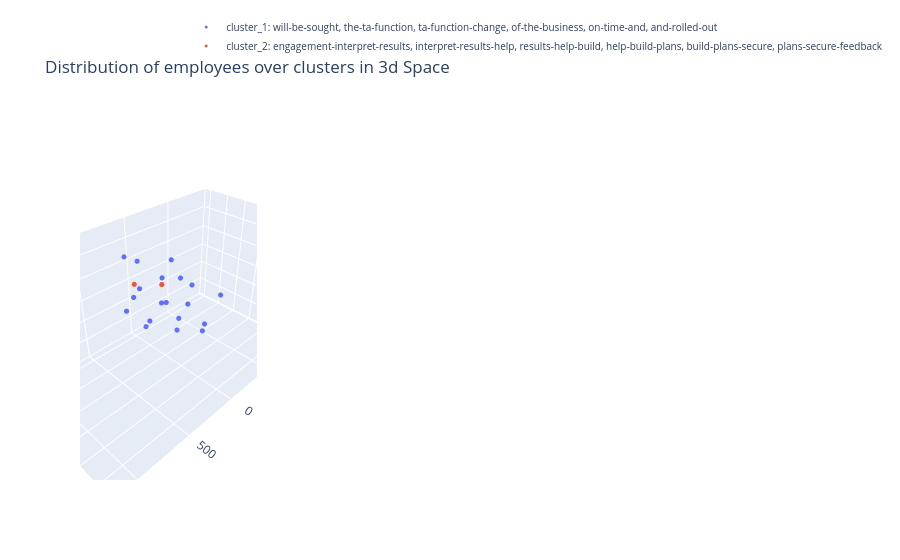

This figure's notebook cell:
### Code cell
fig = go.Figure()
for i , cl in enumerate(range(k)):
    
    cluster_df = averaged_employee_features[averaged_employee_features.cluster==cl]

    #plot all the employees belonging to a cluster using a new trace. 
    features = np.stack(cluster_df['feature_vector_3d'].to_numpy())
    
    employee_titles = []
    # constructing hover text (all objectives belonging to that employee) 
    for emp in cluster_df.index.values:
        
        emp_indices = employee_objective_indices[emp]
        employee_title = '. '.join([objective for objective in np_sentences[emp_indices]])
    
        employee_titles.append(emp + ': ' + employee_title)


    fig.add_trace(go.Scatter3d(
      x=features[:, 0],
      y=features[:, 1],
      z=features[:, 2],
      mode='markers',
      showlegend=True,
      text = employee_titles,
      marker=dict(size=3, color=i),
      name="cluster_"+str(cl+1) +": " + cluster_titles[cl]
    ))

fig.update_layout(title='Distribution of employees over clusters in 3d Space', legend=dict(
        x=0.6,
        y=1.4,
        traceorder='normal',
        font=dict(
            size=10)))
fig.show()

### Figure 1 — Plotly figure (JSON) as saved in the notebook; plotly's stock layout.template omitted (floating-point values rounded to 4 significant figures)
{"data": [{"marker": {"color": 0, "size": 3}, "mode": "markers", "name": "cluster_1: will-be-sought, the-ta-function, ta-function-change, of-the-business, on-time-and, and-rolled-out", "showlegend": true, "text": ["*100002: employee central project to be delivered with defined scope on time and in budget timely completion of milestones as per the defined project roadmap. employee central project to be delivered with defined scope on time and in budget timely completion of milestones as per the defined project roadmap. employee central project to be delivered with defined scope on time and in budget timely completion of milestones as per the defined project roadmap", "*100056: people organisational development support actively as a sparring partner the hrbp and ensure professional representation in their absence drive forward digitization in my areas of responsibility and support where necessary valuable cooperation in the implementation of projects such as fel", "*100076: set up mgf kuhnert people dashboard development of a people dashboard 1 0 continuous update of dashboard on a quarterly basis incorporate upcoming feedback from m kuhnert cfo office observe further developments in visier and corporate people dashboard to continuously extend enhance mgf kuhnert people dashboard", "*100066: business support to life science and biopharma business units positions filled onboarding offboarding events organized centralized hr deadlines are met on time and in good quality no escalation issues from the relevant managers of the area", "*100062: ensure delivery of an efficient and compliant recruitment service 1 time to fill and time to offer reduction of 5 tto 75 ttf 81 2 individual to fully comply with ats and job posting processes and guidelines including cross border hire requirements quality attractiveness and accuracy of job postings use of the merck term in job ads use of hashtags in linked in posts. talent consultancy regular feedback will be sought from hiring managers and hrbps on quality of briefing meetings knowledge of the business provision of market intelligence responsiveness and proactivity towards all customers and candidates involvement interview process and quality of feedback given on candidates", "*100058: developmental activities 5. 4 support m a and other unplanned projects 15", "*100001: deliver the ta function change programme 1 ensure team personal increase in the value of direct sourcing of 5 target saving 2019 is of 330 000 for a full year presence and with same reqs volume as in 2018 2 country region business based ta strategy developed and implemented based on business priority focus 3 fully implement technology roll outs 4 lead participate in specific global regional and or local ta projects including hogan assessment roll out data driven hiring vie. deliver the ta function change programme 1 ensure team personal increase in the value of direct sourcing of 5 target saving 2019 is of 330 000 for a full year presence and with same reqs volume as in 2018 2 country region business based ta strategy developed and implemented based on business priority focus 3 fully implement technology roll outs 4 lead participate in specific global regional and or local ta projects including hogan assessment roll out data driven hiring vie. deliver the ta function change programme 1 ensure team personal increase in the value of direct sourcing of 5 target saving 2019 is of 330 000 for a full year presence and with same reqs volume as in 2018 2 country region business based ta strategy developed and implemented based on business priority focus 3 fully implement technology roll outs 4 lead participate in specific global regional and or local ta projects including hogan assessment roll out data driven hiring vie. ensure delivery of an efficient and compliant recruitment service 1 time to fill and time to offer reduction of 5 tto 88 ttf 96 2 team individual to fully comply with ats and job posting processes and guidelines including cross border hire requirements quality attractiveness and accuracy of job postings use of the merck term in job ads use of hashtags in linked in posts. ensure delivery of an efficient and compliant recruitment service 1 time to fill and time to offer reduction of 5 tto 88 ttf 96 2 team individual to fully comply with ats and job posting processes and guidelines including cross border hire requirements quality attractiveness and accuracy of job postings use of the merck term in job ads use of hashtags in linked in posts. ensure delivery of an efficient and compliant recruitment service 1 time to fill and time to offer reduction of 5 tto 88 ttf 96 2 team individual to fully comply with ats and job posting processes and guidelines including cross border hire requirements quality attractiveness and accuracy of job postings use of the merck term in job ads use of hashtags in linked in posts. contribution to the talent acquisition strategy evidence will be sought to show that each team member has been proactive in identifying opportunities for improvement in their own area and across the function understood the strategy shared it and publicized successes with their teams peers and stakeholders support the roll out of global projects including new technology candidate experience and d i initiatives been collaborative within the team providing assistance to colleagues where need. contribution to the talent acquisition strategy evidence will be sought to show that each team member has been proactive in identifying opportunities for improvement in their own area and across the function understood the strategy shared it and publicized successes with their teams peers and stakeholders support the roll out of global projects including new technology candidate experience and d i initiatives been collaborative within the team providing assistance to colleagues where need. contribution to the talent acquisition strategy evidence will be sought to show that each team member has been proactive in identifying opportunities for improvement in their own area and across the function understood the strategy shared it and publicized successes with their teams peers and stakeholders support the roll out of global projects including new technology candidate experience and d i initiatives been collaborative within the team providing assistance to colleagues where need. talent consultancy regular feedback will be sought from hiring managers and hrbps on quality of briefing meetings knowledge of the business provision of market intelligence responsiveness and proactivity towards all customers and candidates involvement interview process and quality of feedback given on candidates. talent consultancy regular feedback will be sought from hiring managers and hrbps on quality of briefing meetings knowledge of the business provision of market intelligence responsiveness and proactivity towards all customers and candidates involvement interview process and quality of feedback given on candidates", "*100059: employee central global template project support global template is designed and tested on time and rolled out to market rewards to support localization guidance and support provided to market team members during localization solution driving standardization and simplification specifically for key compensation components such as salary structure bonus guidelines and mrp is defined and rolled out to all countries further support other initiatives outside of ec to further drive standardization in broader context of total rewards support key interfaces integration between ec and pay factors hr suite etc support retro fit activities to ensure successful crc transition manager self service workflows established to support business while meeting total reward policies and complying with local market regulations provides improved transparency of comp data to managers and employees. partner with total rewards program office to support total reward global process survey data is updated timeline in pay factors benchmark tool mrp report is generated based on updated data and provided to markets for review and update to ensure mrp upload to p40 in time for crc oversee the individual mrp override process salary structures and bonus guidelines are loaded into p40 hr suite in time for crc", "*100074: deliver the ta function change program 1 further development and implementation of a regional based talent sourcing strategy for critical countries business sectors as well as business critical positions clusters 2 build up talent pipeline for identified business critical positions and agree with business on key deliverables 3 effective management on candidate engagement for those who are pipelined in the talent pool 4 fully support the technology roll out 5 be proactive in utilizing technology for candidate engagement employer branding promotion", "*100067: ta function change programme launch the crm in q1 and roll it out to all recruiters by eoy ensure sops and traing materials are in place and a network of super users appointed deliver candidate experience workshops and from those define strategy to enhance candidate experience across technology employer branding recruiting and sourcing adapt structure in line with any outcomes from the ppr review eb and sourcing activity and make proposals by end of q2 to ensure activity is aligned with most strategically important areas of the business ensure leadership behaviours are incorporated into eb activity. recruiting process ownership ensure mbs team managing the rpo is fully aware of all changes in the recruiting process technology and has the support need to communicate these to the rpo act as voice of customer in the event the business has complaints about the rpo service raise issues constructively with mbs whilst defending the rpo model to the business raise constructively with mbs any issues of rpo non compliance with the recruiting process", "*100069: collective bargaing agreement deliver on achieve all initiatives with positive outcome value add to the business. collective bargaing agreement deliver on achieve all initiatives with positive outcome value add to the business", "*100068: talent consultancy regular feedback will be sought from hiring managers and hrbps on quality of briefing meetings knowledge of the business provision of market intelligence responsiveness and proactivity towards all customers and candidates involvement interview process and quality of feedback given on candidates active involvement interview scheduling as contribution to improve candidate experience. contribution to the ongoing evolution of the ta function evidence of collaboration and teamwork proactivity in identifying opportunities for improvement especially relating to candidate experience active sourcing use of recruitment marketing a focus on self development", "*100071: contribute to pharma business straregy in people leadership o development plan in the system for all organization with focus on key critical roles 95 of all dps are in place o conduct external compensation benchmark standardize role title for ff with recommendation by q32019 o implement at least 2 high impact solution to address focus areas of ees sustain ees by end 2019 o support pharma gm to further foster trust and transparency o ensure talent readiness and ensure succession plan in place for critical roles o roll out leadership traing coaching and support for direct reports and high potentials where need 360 mrf completed for all direct reports and link to development plans", "*100057: cpi compliance support team fully supports the cpi project 1 active filling of internal candidate pipeline 2 all 80 fit candidates are presented recommended to hiring managers 3 cases where managers reject 80 fit candidates are documented and escalated as appropriate 4 fulfil all reporting requirements associated with cpi 5 achieve a reduction in the external hiring ratio", "*100077: business partnering active contribution to lt meetings a full member of gd l and gbm lts participation in site business reviews full partnership with business leaders to drive people topics and strategies lead hrbp network within gbm gd l", "*100070: first assignment hrbp pm 1 project management for corobi planning the communication strategy ensuring that the chatbot works organizing rooms critical review of tu work to align this with plans of merck 2 support sandra schmicking for bright future", "*100063: hr operations 1 contemplating offer benefit proposals liaise with hiring manager hrbp 2 exit process management end of service benefit computation documentation 3 local hr system management updates on the hits local system ensure update of non financial amendments for employees such as role level changes internal transfers title changes and reporting lines ongoing audit of system setup processes and liaise with hits team to administer changes as and when required 4 ensure monthly payroll notes liaise with c b 5 hr governance ensure hr operations are in line with internal procdures and policy guidelines guide hiring managers to make decisions in line with sops practices and company approval procedures operational excellence through structured planning strengthen hr processes liaise with colleagues in the team", "*100060: financials meeting expectations in terms of time quality meeting financial plan. integration support all project deliverables managed well in time and budget with positive feedback from all stakeholders involved", "*100075: handover po onboarding sm function handover fully done onboarding finalized", "*100000: leadership strategy support key projects initiatives support inspirational leadership initiatives identified throughout the year establish continue rapport strengthen relationship with any coe supporting initiatives for your respective areas support employee central when it is introduced and rolled out support drive efforts to deliver inclusion traing. leadership strategy support key projects initiatives support inspirational leadership initiatives identified throughout the year establish continue rapport strengthen relationship with any coe supporting initiatives for your respective areas support employee central when it is introduced and rolled out support drive efforts to deliver inclusion traing. talent refresh biologics key talent list and succession planning to l5 support kpis and visibility to advancing women in leadership support diversity and inclusion if appropriate within your area continue to progress biologics talent development initiative focused on site leaders support leadership programs when appropriate hold drive your development sessions with managers and employees create define communicate a path for growth for lab techs and animal techs for ramona. talent refresh biologics key talent list and succession planning to l5 support kpis and visibility to advancing women in leadership support diversity and inclusion if appropriate within your area continue to progress biologics talent development initiative focused on site leaders support leadership programs when appropriate hold drive your development sessions with managers and employees create define communicate a path for growth for lab techs and animal techs for ramona. talent refresh biologics key talent list and succession planning to l5 support kpis and visibility to advancing women in leadership support diversity and inclusion if appropriate within your area continue to progress biologics talent development initiative focused on site leaders support leadership programs when appropriate hold drive your development sessions with managers and employees create define communicate a path for growth for lab techs and animal techs for ramona. engagement interpret results help build plans secure feedback from employes on progress throughout the year and provide regular status reports the biologics hrbp s will present out highlights of their employee engagement action plan on a dedicated telecon among other biologic hrbps an informational exchange session targeting 3rd quarter ensure all biologics employees have at least 1 development objective executed by year end 2019 100 of employees are expected to have an development objective in the system by no later than end of may 2019 snap shot of active employees taken as of may 1 2019 evaluate needs and drive efforts among the biologics cluster to conduct lunch n learns facilitate train when appropriate. engagement interpret results help build plans secure feedback from employes on progress throughout the year and provide regular status reports the biologics hrbp s will present out highlights of their employee engagement action plan on a dedicated telecon among other biologic hrbps an informational exchange session targeting 3rd quarter ensure all biologics employees have at least 1 development objective executed by year end 2019 100 of employees are expected to have an development objective in the system by no later than end of may 2019 snap shot of active employees taken as of may 1 2019 evaluate needs and drive efforts among the biologics cluster to conduct lunch n learns facilitate train when appropriate. engagement interpret results help build plans secure feedback from employes on progress throughout the year and provide regular status reports the biologics hrbp s will present out highlights of their employee engagement action plan on a dedicated telecon among other biologic hrbps an informational exchange session targeting 3rd quarter ensure all biologics employees have at least 1 development objective executed by year end 2019 100 of employees are expected to have an development objective in the system by no later than end of may 2019 snap shot of active employees taken as of may 1 2019 evaluate needs and drive efforts among the biologics cluster to conduct lunch n learns facilitate train when appropriate. operational excellence support any zero based budget initiatives and other activities focused around efficiency and harmonization for biologics support the headcount tracking process includes position journey biologics tracker and other enhancements along the way also expected is a regular reconciliation effort to make certain accurate data is recorded in the headcount tracker and is reflected in position journey or selected tool support and drive when appropriate any isco initiatives optimize and provide analytics to inform the business of key insights for a further deep dive utilizing visier continue to increase working knowledge of visier deep dive stats for the cluster drive recruitment excellence on a regular basis support efforts expected from the toa communication that may involved change management and the guidelines for donning doffing employee acknowledgement of same. operational excellence support any zero based budget initiatives and other activities focused around efficiency and harmonization for biologics support the headcount tracking process includes position journey biologics tracker and other enhancements along the way also expected is a regular reconciliation effort to make certain accurate data is recorded in the headcount tracker and is reflected in position journey or selected tool support and drive when appropriate any isco initiatives optimize and provide analytics to inform the business of key insights for a further deep dive utilizing visier continue to increase working knowledge of visier deep dive stats for the cluster drive recruitment excellence on a regular basis support efforts expected from the toa communication that may involved change management and the guidelines for donning doffing employee acknowledgement of same. operational excellence support any zero based budget initiatives and other activities focused around efficiency and harmonization for biologics support the headcount tracking process includes position journey biologics tracker and other enhancements along the way also expected is a regular reconciliation effort to make certain accurate data is recorded in the headcount tracker and is reflected in position journey or selected tool support and drive when appropriate any isco initiatives optimize and provide analytics to inform the business of key insights for a further deep dive utilizing visier continue to increase working knowledge of visier deep dive stats for the cluster drive recruitment excellence on a regular basis support efforts expected from the toa communication that may involved change management and the guidelines for donning doffing employee acknowledgement of same", "*100064: 3 assignment goglobal trainee hr total rewards target 1 actively participate in discussions with tr mbs to properly review align objective 1 incorporating feedback and adapting documentation accordingly develop well structured documents and communication materials with a clear framework and design aiming to maximize process steps allocation and effectiveness target 2 simplify current catalogue optimize infrastructure usage and provide meaningful inputs towards keeping project outcome sustainable target 3 generate ideas to create further tr insights with visier measure impact through on going analytics and suggest improvements create one case study based on visier insights that is closely aligned to a business case and prepare presentation material business meeting target 4 provide relevant inputs to the ongoing tr competencies project in the direction of expanding tr consultancy capability and fostering its development proactively suggest enablement materials as part of development discussions and recommendations following tr leadership strategy and aspiration target 5 met expectations requirements to full satisfaction. shape leadership in strategic projects cpd 20 shape leadership workstream together with workstream leads deliver conceptual input on leadership create presentations and other material for the different stakeholders actively participate in meetings and discussion talent evolution deliver conceptual input create presentations and other material for the different stakeholders actively participate in meetings and discussion overall drive innovation in leadership topics and stay up to date on market trends collaborate with other team members on leadership topics"], "type": "scatter3d", "x": [275.2, -6.593, -939.8, 200.7, -108.2, 128.2, -202.9, 1142.0, -48.72, -160.3, 304.5, -266.9, -80.14, -33.76, -305.4, 117.8, 400.9, -25.11, -527.0, -85.27, 39.24], "y": [-65.64, 136.2, 716.0, -263.5, -153.4, -50.97, 72.72, -429.8, -387.8, 148.4, 100.6, 361.7, -7.807, -355.0, -114.5, 270.7, 11.09, 393.5, 9.311, -119.1, 54.71], "z": [115.0, -247.8, 255.6, -150.5, -159.1, -181.0, -109.3, -571.7, 187.8, 132.5, -64.43, 85.13, 331.2, -68.1, 28.71, 6.753, 538.9, -125.9, -527.0, 118.9, 12.93]}, {"marker": {"color": 1, "size": 3}, "mode": "markers", "name": "cluster_2: engagement-interpret-results, interpret-results-help, results-help-build, help-build-plans, build-plans-secure, plans-secure-feedback", "showlegend": true, "text": ["*100055: develop culture cultivate engagement as one for patient is known to the whole population incl colleagues that will join us in 2019 at least 3 actions initiates are rolled out in order to reduce the gap between commercial and non commercial population and to ensure a high engagement among the lcoal population people managers are supported by hr for building a strong team unconscious bias traing was completed to foster inclusion and diversity", "*100079: strategy lt feedback assessment project milestones results action plan results"], "type": "scatter3d", "x": [131.7, 124.1], "y": [102.1, -232.8], "z": [242.0, 96.54]}], "layout": {"legend": {"font": {"size": 10}, "traceorder": "normal", "x": 0.6, "y": 1.4}, "title": {"text": "Distribution of employees over clusters in 3d Space"}}}
